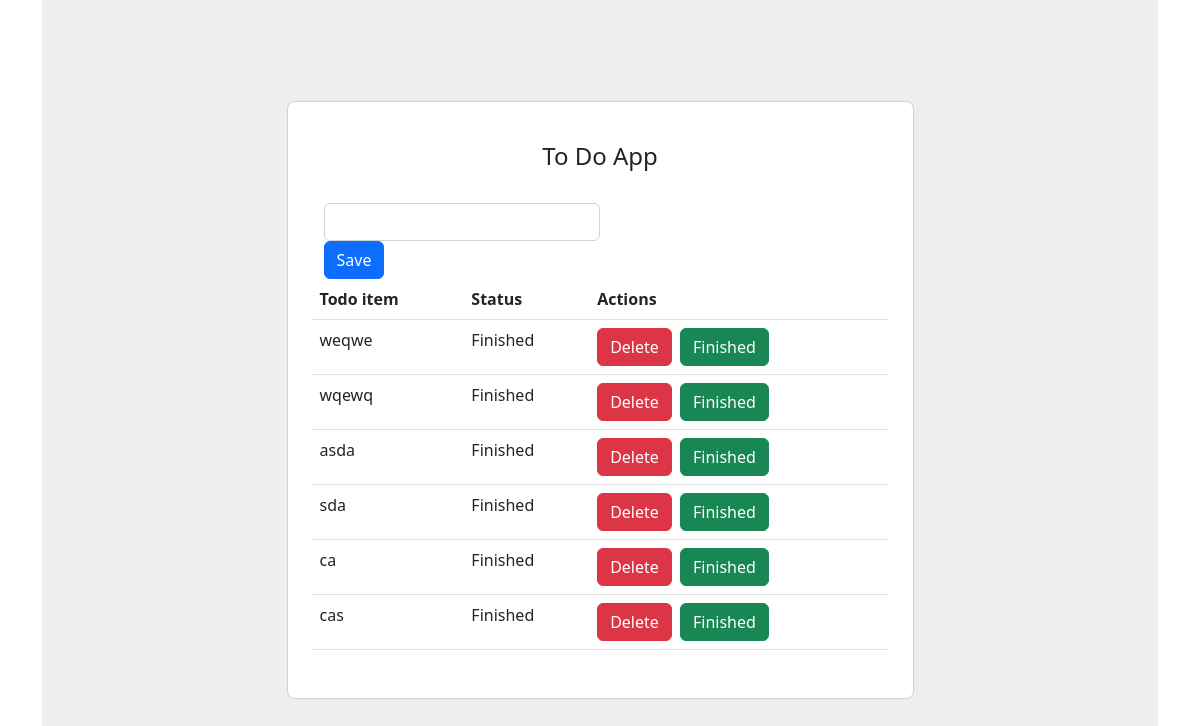
The app's page /, older data.
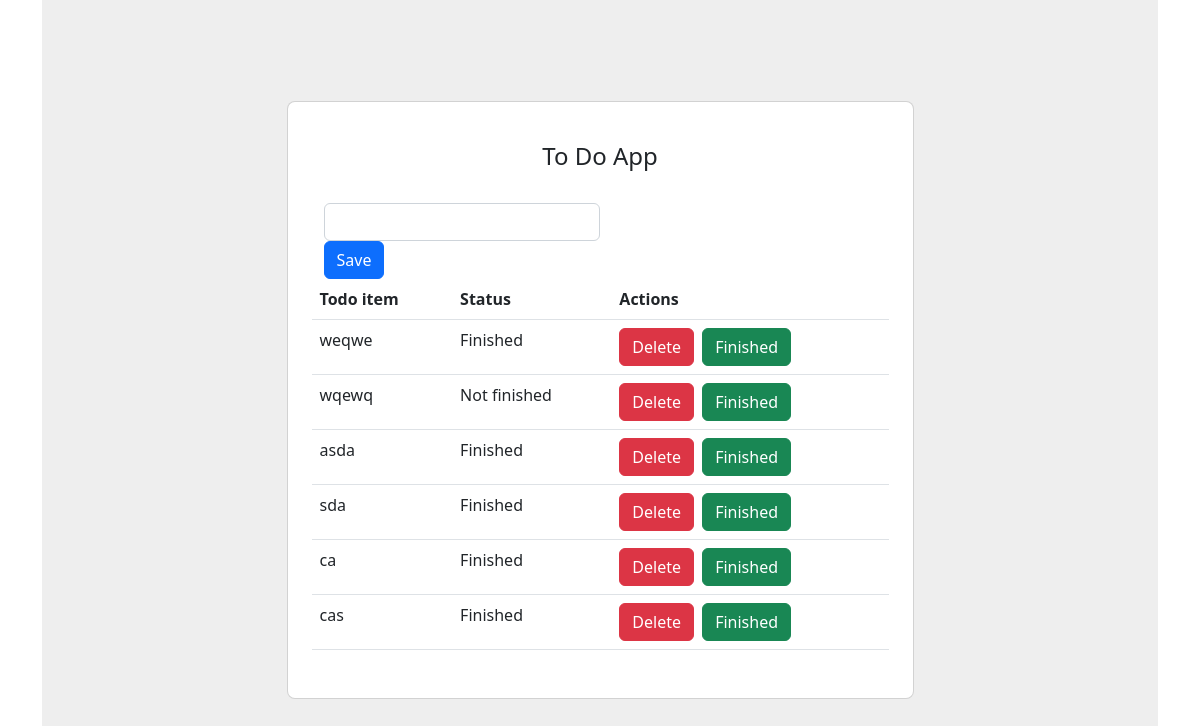
The same page, newer data.
### todo/models.py (models this page shows)
class ToDo(models.Model):
    id = models.AutoField(primary_key=True)
    name = models.CharField(max_length=40)
    done = models.BooleanField()
    class Meta:
        get_latest_by = ['id']

### todo/views.py (the view)
# urls.py: path('', views.index, name="todos"),
def index(request):
    todos = ToDo.objects.all()
    return render(request, "index.html", {'todos': todos})

### todo/templates/index.html (shortened to what this page needs)
{% load static %}
<!DOCTYPE html>
<html lang="en">
<head>
    <link rel="stylesheet" href="https://cdn.jsdelivr.net/npm/bootstrap@5.2.2/dist/css/bootstrap.min.css">
</head>
<body>
    <div class="container">
        <section class="vh-100" style="background-color: #eee;">
            <div class="container py-5 h-100">
                <div class="row d-flex justify-content-center align-items-center h-100">
                    <div class="col col-lg-9 col-xl-7">
                        <div class="card rounded-3">
                            <div class="card-body p-4">
                                <h4 class="text-center my-3 pb-3">To Do App</h4>
                                <div class="container">
                                    <div class="col-6">
                                        <div class="form-outline">
                                            <input type="text" class="form-control" id="new-todo-input"/>
                                        </div>
                                        <button type="submit" class="btn btn-primary" id="insert-todo">Save</button>
                                    </div>
                                </div>
                            <table class="table mb-4">
                                <thead>
                                    <tr>
                                        <th scope="col">Todo item</th>
                                        <th scope="col">Status</th>
                                        <th scope="col">Actions</th>
                                    </tr>
                                </thead>
                                <tbody id="todo-list">
                                    {% for todo in todos %}
                                        <tr id="todo-{{todo.id}}-row">
                                            <td>{{todo.name}}</td>
                                            <td id={{todo.id}}-finished>
                                                {% if todo.done == True %}
                                                Finished
                                                {% else %}
                                                Not finished
                                                {% endif %}
                                            </td>
                                            <td>
                                                <button type="submit" class="btn btn-danger" id="todo-{{todo.id}}" value={{todo.id}} onclick="deleteTodo(this.value)">Delete</button>
                                                <button type="submit" class="btn btn-success ms-1" value={{todo.id}} onclick=finishTodo(this.value)>Finished</button>
                                            </td>
                                        </tr>
                                    {% endfor %}
                                </tbody>
                            </table>
                        </div>
                    </div>
                </div>
            </div>
        </section>
    </div>
</body>

Row changes from the older to the newer data that the page shows:
changed ToDo "wqewq": done "Finished" → "Not finished"
